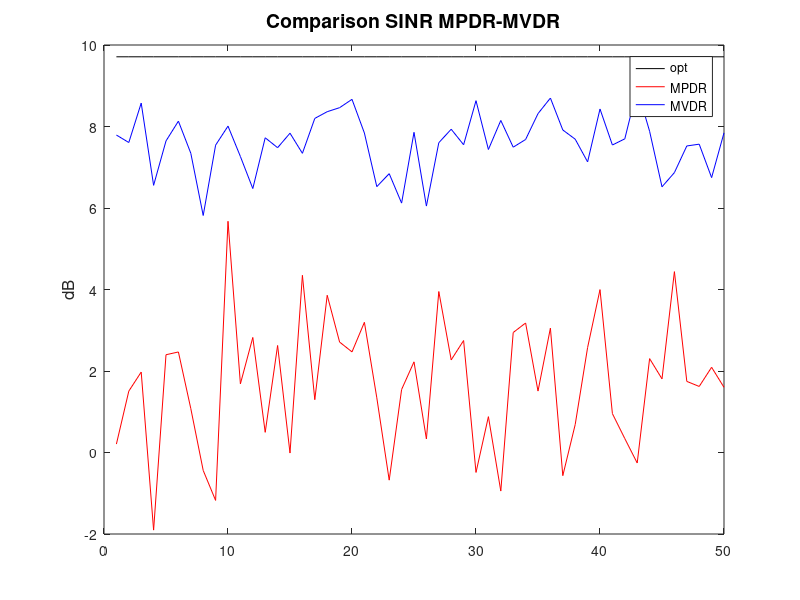
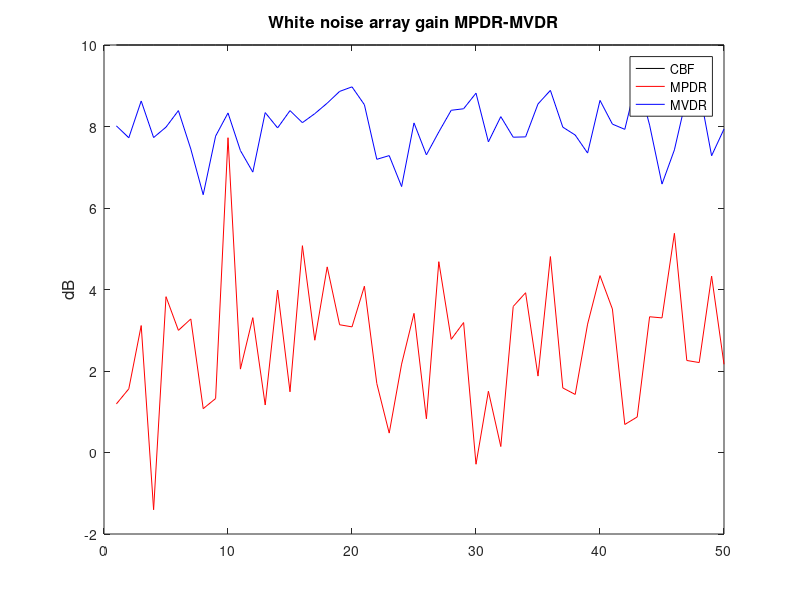
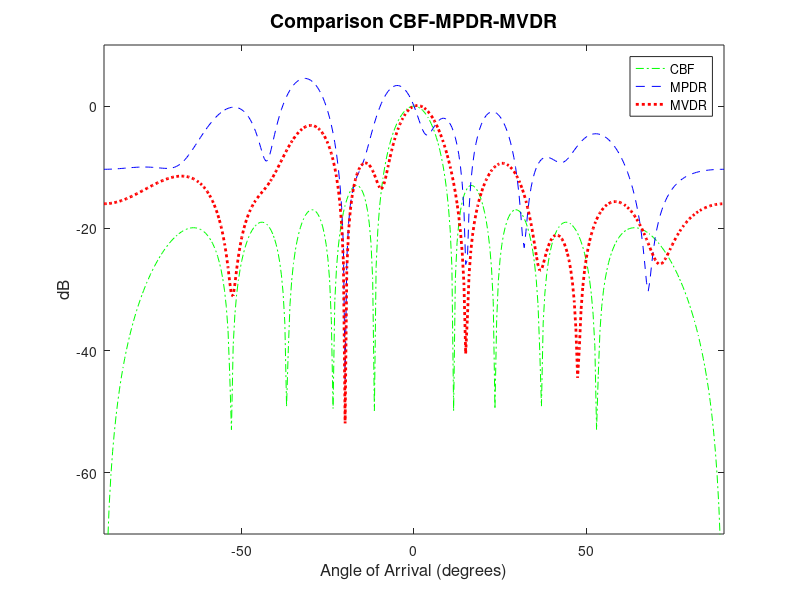

Reproduce these figures in MATLAB, in order. (Note: this script raises an error after producing the figures.)
%--------------------------------------------------------------------------
%   Projet Traitement d'antennes
%   Pierre Apap - Thomas Nicot
%   3 EN
%--------------------------------------------------------------------------

%% Application des methodes classiques
clc; clear all; close all;

%SINR versus number of snasphots
%Number of elements in the array
N = 10;
%Inter-element spacing (in wavelength)
d = 0.5;
pos = d * (0:N-1)';

%Signal of interest
thetas = 0/180*pi;	%angle of arrival	
Ps = 1;			%power
as = exp(1i*2*pi*pos*sin(thetas));	%steering vector

%White noise
SNR = 0;		%SNR
sigma2 = Ps*10^(-SNR/10);	%white noise power

%Interference
thetaj = [-20;15]/180*pi;	%angles of arrival	
INR = [20;15];			%interference to noise ratio
Pj = sigma2 * 10.^(INR/10);		%interference power
J = length(thetaj);

%Interference + noise covariance matrix
Aj = exp(1i*2*pi*pos*sin(thetaj'));	%interference steering matrix N|J
Cth = Aj*diag(Pj)*Aj' + sigma2*eye(N);	%covariance matrix

%Total covariance matrix
Rth = Ps*(as*as') + Cth;

%Looked angle
theta0 = 0/180*pi;
a0 = exp(1i*2*pi*pos*sin(theta0));

%Blocking matrix
B = null(a0');

%Optimum SINR
sinr_opt = 10*log10( Ps * abs(as'*(Cth\as)) );

%CBF
w_cbf = a0/(a0'*a0);
sinr_cbf = 10*log10( Ps * abs(w_cbf'*as)^2 / abs(w_cbf'*Cth*w_cbf) );

%Number snapshots
K = 25;

%Number of Monte-Carlo simulations
niter = 50;

%Arrays to store results
sinr_mpdr_df = zeros(niter,1);
sinr_mvdr_df = zeros(niter,1);
sinr_mpdr_gsc = zeros(niter,1);
sinr_mvdr_gsc = zeros(niter,1);
Aw_mpdr = zeros(niter,1);
Aw_mvdr = zeros(niter,1);
   
for iter=1:niter
    
    S = sqrt(Ps/2) * as * (randn(1,K)+1i*randn(1,K));
    IN = Aj * diag(sqrt(Pj/2)) * (randn(J,K)+1i*randn(J,K)) + sqrt(sigma2/2)*(randn(N,K)+1i*randn(N,K));
    Y = S + IN;

    %Estimated covariance matrices
    Rsmi = (Y*Y')/K; 
    Csmi = (IN*IN')/K; 

    %Weight vector direct form
    %MPDR
    w_mpdr_df= Rsmi\a0; 
    w_mpdr_df = w_mpdr_df / (a0'*w_mpdr_df);
    sinr_mpdr_df(iter,1) = Ps * abs(w_mpdr_df'*as)^2 / abs(w_mpdr_df'*Cth*w_mpdr_df);
    Aw_mpdr(iter) = 1 / (norm(w_mpdr_df)^2);

    %MVDR
    w_mvdr_df= Csmi\a0; 
    w_mvdr_df = w_mvdr_df / (a0'*w_mvdr_df);
    sinr_mvdr_df(iter,1) = Ps * abs(w_mvdr_df'*as)^2 / abs(w_mvdr_df'*Cth*w_mvdr_df);	
    Aw_mvdr(iter) = 1 / (norm(w_mvdr_df)^2);

  
    %GSC-MPDR
    d = w_cbf' * Y; %signal in main channel 1|K
    Z = B' * Y;         %signal in auxilliary channels N-1|K
    Rz = (Z*Z')/K; rdz = Z*d'/K;
    wa= Rz\rdz;
    w_mpdr_gsc = w_cbf - B * wa;
    sinr_mpdr_gsc(iter,1) = Ps*abs(w_mpdr_gsc'*as)^2 / abs(w_mpdr_gsc'*Cth*w_mpdr_gsc);
  

    %GSC-MVDR
    d = w_cbf' * IN; %signal in main channel 1|K
    Z = B' * IN;         %signal in auxilliary channels N-1|K
    Rz = (Z*Z')/K; rdz = Z*d'/K;
    wa= Rz\rdz;
    w_mvdr_gsc = w_cbf - B * wa;
    sinr_mvdr_gsc(iter,1) = Ps*abs(w_mvdr_gsc'*as)^2 / abs(w_mvdr_gsc'*Cth*w_mvdr_gsc);  

end

%Plot SINR
plot((1:niter),sinr_opt*ones(niter,1),'k',(1:niter),10*log10(sinr_mpdr_df),'r',(1:niter),10*log10(sinr_mvdr_df),'b')
ylabel('dB','FontSize',12);
title('Comparison SINR MPDR-MVDR','FontSize',14);
legend('opt','MPDR','MVDR');

%White noise gain
figure
plot((1:niter),10*log10(N)*ones(niter,1),'k',(1:niter),10*log10(Aw_mpdr),'r',(1:niter),10*log10(Aw_mvdr),'b')
ylabel('dB','FontSize',12);
title('White noise array gain MPDR-MVDR','FontSize',12);
legend('CBF','MPDR','MVDR');


%Diagrams
tab_theta = (-90:0.5:90)/180*pi;        %Angles where to evaluate beampatterns
A = exp(1i*2*pi*pos*sin(tab_theta));    %Steering matrix
G_cbf = 20*log10(abs(w_cbf'*A));
G_mpdr = 20*log10(abs(w_mpdr_df'*A));
G_mvdr = 20*log10(abs(w_mvdr_df'*A));
figure
plot(tab_theta*180/pi,G_cbf,'g-.',tab_theta*180/pi,G_mpdr,'b--',tab_theta*180/pi,G_mvdr,'r:','linewidth',2);
title('Comparison CBF-MPDR-MVDR','fontsize',14);
ylabel('dB','FontSize',12);
xlabel('Angle of Arrival (degrees)','fontsize',12);
legend('CBF','MPDR','MVDR');
axis([-90 90 -70 10]);


%SINR
mean_sinr_mpdr_df=10*log10(mean(sinr_mpdr_df));
mean_sinr_mvdr_df=10*log10(mean(sinr_mvdr_df));
mean_sinr_mpdr_gsc=10*log10(mean(sinr_mpdr_gsc));
mean_sinr_mvdr_gsc=10*log10(mean(sinr_mvdr_gsc));

disp(['SINR_opt = ',num2str(sinr_opt),' dB']);
disp(['SINR_cbf = ',num2str(sinr_cbf),' dB']);
disp(['SINR_mpdr_df = ',num2str(mean_sinr_mpdr_df),' dB']);
disp(['SINR_mvdr_df = ',num2str(mean_sinr_mvdr_df),' dB']);
disp(['SINR_mpdr_gsc = ',num2str(mean_sinr_mpdr_gsc),' dB']);
disp(['SINR_mvdr_gsc = ',num2str(mean_sinr_mvdr_gsc),' dB']);

%% Application de la methode 1
r = 10;
w_methode1 = formateurav( Rth, a0, r );
for i = 1:r
    SINR_methode1(i) = 10*log10(Ps * abs(a0'*w_methode1(:,i).^2 / abs(w_methode1(:,i)'*Rth*w_methode1(:,i))));
end
figure
plot(SINR_methode1);
title('SINR methode1')

%% Application de la methode 1
w_methode2 = gradconj( Rth, a0, r );
for i = 1:r
    SINR_methode2(i) = 10*log10(Ps * abs(a0'*w_methode2(:,i).^2 / abs(w_methode2(:,i)'*Rth*w_methode2(:,i))));
end
figure
plot(SINR_methode2);
title('SINR methode1')
